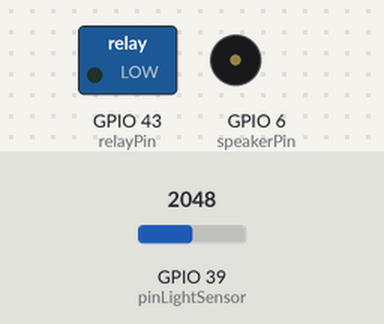
Simulated run of this sketch. Board: ESP32. Parts: switched loads named in the sketch (green lamp = pin HIGH), buzzer (waves = sounding). The inputs (shaded band) are chosen by the test bench; at power-on: GPIO 39 (pinLightSensor) = 2048. Pins used as bus, display or sensor lines are not drawn.

Above: at 1.2 s.
1.3 s: GPIO 39 (pinLightSensor) set to 442
2.8 s: GPIO 39 (pinLightSensor) set to 369
At 6.0 s:
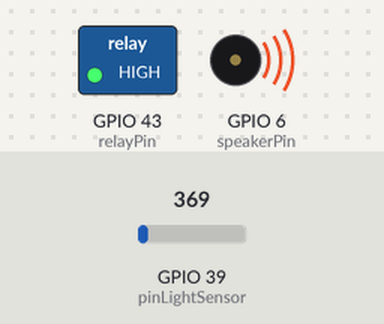
At 10.8 s:
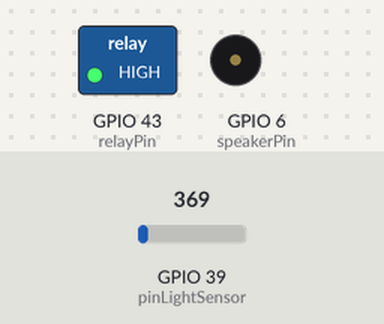
Timing chart, 0 to 11.8 s (numbered marks = the images above; inputs shaded):
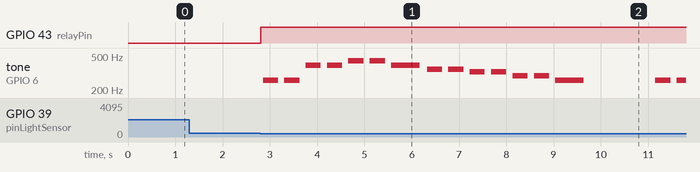

Measured:
- the behaviour switches between 401 and 400 on GPIO 39 (pinLightSensor) (found by bisection; images 0 and 1)
- after the input at 1.3 s, every drawn part: stays the same
- after the input at 2.8 s, GPIO 43 (relayPin): LOW → HIGH at once; tone on GPIO 6 (speakerPin): plays 261 Hz for 0.32 s, 261 Hz for 0.32 s, 391 Hz for 0.32 s, 391 Hz for 0.32 s, 439 Hz for 0.32 s, 439 Hz for 0.32 s … (16 notes in this stretch), starting after 0.06 s

The sketch:

soundBuzzerTest.ino
```cpp
// This program tests the Grove relay with a Grove Light Sensor and a Groove Sound Buzzer
// If the light sensor reading is above the threshold, the relay and the buzzer are turned OFF(opened)
// If the light sensor reading is below the threshold, the relay and the buzzer are turned ON(closed)
// We used the Groove Starter Kit Buzzer example to code the buzzer

// Define the pins to which the sensor and relay are attached.
int pinLightSensor = A3;
int relayPin =  D6;
int speakerPin = D5;

int length = 15; // the number of notes
char notes[] = "ccggaagffeeddc "; // a space represents a rest
int beats[] = { 1, 1, 1, 1, 1, 1, 2, 1, 1, 1, 1, 1, 1, 2, 4 };
int tempo = 300;


void playTone(int tone, int duration) {
    for (long i = 0; i < duration * 1000L; i += tone * 2) {
        digitalWrite(speakerPin, HIGH);
        delayMicroseconds(tone);
        digitalWrite(speakerPin, LOW);
        delayMicroseconds(tone);
    }
}

void playNote(char note, int duration) {
    char names[] = { 'c', 'd', 'e', 'f', 'g', 'a', 'b', 'C' };
    int tones[] = { 1915, 1700, 1519, 1432, 1275, 1136, 1014, 956 };

    // play the tone corresponding to the note name
    for (int i = 0; i < 8; i++) {
        if (names[i] == note) {
            playTone(tones[i], duration);
        }
    }
}

// Defines the light-sensor threshold value( we obtained this value while testing the light sensor)
int thresholdvalue = 400;

void setup()
{
    // Configure the relay's pin for output signals.
    pinMode(relayPin, OUTPUT);
    pinMode(speakerPin, OUTPUT);
}

void loop()
{
    // Read the value of the light sensor.
    int sensorValue = analogRead(pinLightSensor);

    // Deactivate the realy if the sensor value is above threshold
    if (sensorValue > thresholdvalue)
    {

        digitalWrite(relayPin, LOW);

    }
    //activate the realy if the sensor value is below threshold
    else
    {
                digitalWrite(relayPin, HIGH);

         for (int i = 0; i < length; i++)
        {
            if (notes[i] == ' ')
            {
                delay(beats[i] * tempo); // rest
            }
            else
            {
                playNote(notes[i], beats[i] * tempo);
            }

            // pause between notes
            delay(tempo / 2);
            if( analogRead(pinLightSensor) > thresholdvalue){
                break;
            }
        }
    }
    delay(10);
}
```
